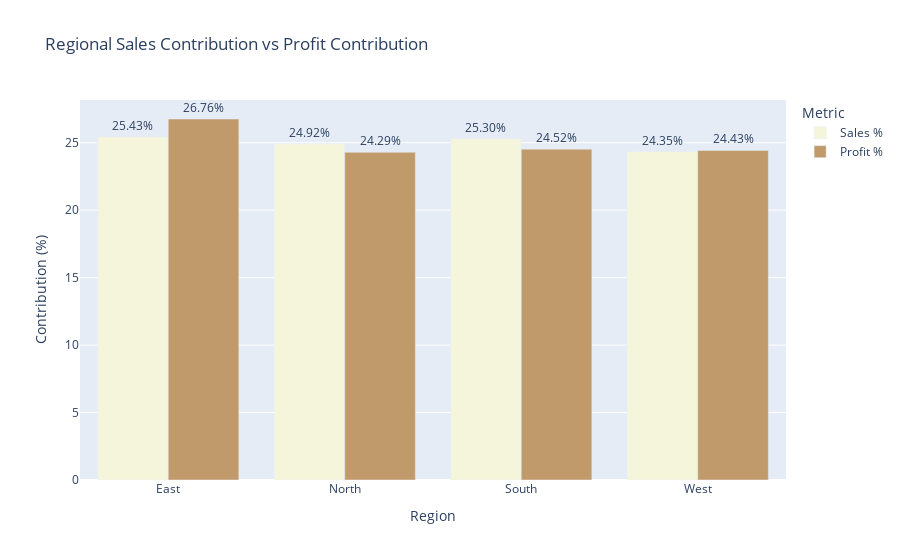

This figure's notebook cell:
### Code cell
#REGIONAL SALES CONTRIBUTION vs PROFIT CONTRIBUTION
df_region = data.groupby('Region').agg({
    'NetSales': 'sum',
    'Profit': 'sum'
}).reset_index()

df_region['SalesContribution'] = (df_region['NetSales'] / df_region['NetSales'].sum()) * 100
df_region['ProfitContribution'] = (df_region['Profit'] / df_region['Profit'].sum()) * 100

df_melted = df_region.melt(
    id_vars='Region',
    value_vars=['SalesContribution', 'ProfitContribution'],
    var_name='Metric',
    value_name='Percentage'
)

df_melted['Metric'] = df_melted['Metric'].replace({
    'SalesContribution': 'Sales %',
    'ProfitContribution': 'Profit %'
})

fig = px.bar(
    df_melted,
    x='Region',
    y='Percentage',
    color='Metric',
    barmode='group',
    text='Percentage',
    title='Regional Sales Contribution vs Profit Contribution',
    color_discrete_sequence=["#F5F5DC","#C19A6B"]
)

fig.update_traces(texttemplate='%{text:.2f}%', textposition='outside')
fig.update_layout(
    xaxis_title='Region',
    yaxis_title='Contribution (%)',
    legend_title='Metric',
    uniformtext_minsize=8,
    uniformtext_mode='hide'
)

fig.show()

### Figure 1 — Plotly figure (JSON) as saved in the notebook; plotly's stock layout.template omitted (floating-point values rounded to 4 significant figures)
{"data": [{"alignmentgroup": "True", "hovertemplate": "Metric=Sales %<br>Region=%{x}<br>Percentage=%{text}<extra></extra>", "legendgroup": "Sales %", "marker": {"color": "#F5F5DC", "pattern": {"shape": ""}}, "name": "Sales %", "offsetgroup": "Sales %", "orientation": "v", "showlegend": true, "text": [25.43, 24.92, 25.3, 24.35], "textposition": "outside", "texttemplate": "%{text:.2f}%", "type": "bar", "x": ["East", "North", "South", "West"], "xaxis": "x", "y": [25.43, 24.92, 25.3, 24.35], "yaxis": "y"}, {"alignmentgroup": "True", "hovertemplate": "Metric=Profit %<br>Region=%{x}<br>Percentage=%{text}<extra></extra>", "legendgroup": "Profit %", "marker": {"color": "#C19A6B", "pattern": {"shape": ""}}, "name": "Profit %", "offsetgroup": "Profit %", "orientation": "v", "showlegend": true, "text": [26.76, 24.29, 24.52, 24.43], "textposition": "outside", "texttemplate": "%{text:.2f}%", "type": "bar", "x": ["East", "North", "South", "West"], "xaxis": "x", "y": [26.76, 24.29, 24.52, 24.43], "yaxis": "y"}], "layout": {"barmode": "group", "legend": {"title": {"text": "Metric"}, "tracegroupgap": 0}, "title": {"text": "Regional Sales Contribution vs Profit Contribution"}, "uniformtext": {"minsize": 8, "mode": "hide"}, "xaxis": {"anchor": "y", "domain": [0, 1], "title": {"text": "Region"}}, "yaxis": {"anchor": "x", "domain": [0, 1], "title": {"text": "Contribution (%)"}}}}
